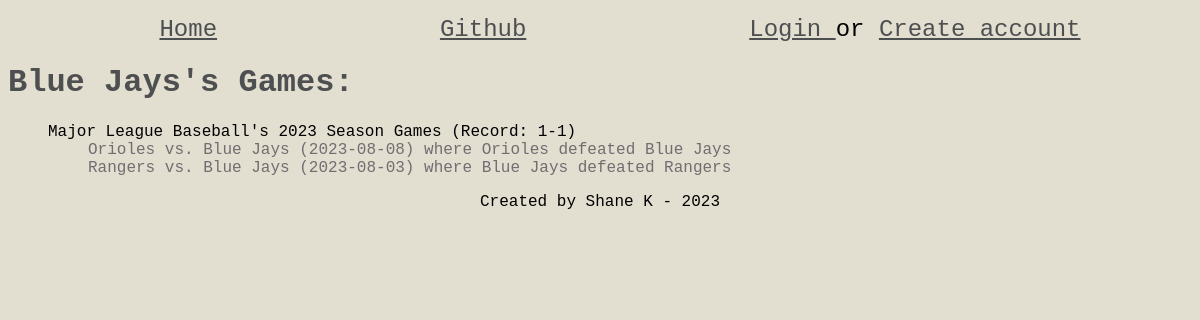
Screenshot of /rpiapp/leagues/1/teams/16/ with the database file from the repository.
### rpiapp/models.py (models this page shows)
class Team(models.Model):
    created_by = models.ForeignKey(User, on_delete=models.SET_NULL, related_name="user_teams", null=True)
    league = models.ForeignKey(League, on_delete=models.CASCADE, related_name="teams", null=True)
    name = models.CharField(max_length=100)
    def __str__(self):
        return self.name

class Season(models.Model):
    created_by = models.ForeignKey(User, on_delete=models.SET_NULL, related_name="user_seasons", null=True)
    league = models.ForeignKey(League, on_delete=models.CASCADE, related_name="seasons", null=True)
    year = models.IntegerField(default=2023)
    def __str__(self):
        return (f"{self.league}'s {self.year} Season")

class League(models.Model):
    created_by = models.ForeignKey(User, on_delete=models.SET_NULL, related_name="user_leagues", null=True)
    name = models.CharField(max_length=100)
    def __str__(self):
        return self.name

class Game(models.Model):
    created_by = models.ForeignKey(User, on_delete=models.SET_NULL, related_name="user_games", null=True)
    date      = models.DateField('Date of game')
    home_team = models.ForeignKey(Team, on_delete=models.CASCADE, related_name="home_games", null=True)
    away_team = models.ForeignKey(Team, on_delete=models.CASCADE, related_name="away_games", null=True)
    winner    = models.ForeignKey(Team, on_delete=models.CASCADE, related_name="won_games", null=True)
    loser     = models.ForeignKey(Team, on_delete=models.CASCADE, related_name="lost_games", null=True)
    season    = models.ForeignKey(Season, on_delete=models.CASCADE, related_name="season_games", null=True)
    league    = models.ForeignKey(League, on_delete=models.CASCADE, related_name="league_games", null=True)
    def __str__(self):
        return (f"{self.home_team} vs. {self.away_team} ({self.date}) where {self.winner} defeated {self.loser}")

### rpiapp/views.py (the view)
# urls.py: path("leagues/<int:league_id>/teams/<int:team_id>/", views.team_details, name="team_details"),
def team_details(request, league_id, team_id):
    team = get_object_or_404(Team, id=team_id)
    team_games = team.home_games.all() | team.away_games.all()
    team_games = team_games.order_by("-season__year")
    team_games_by_season = {}
    for game in team_games:
        if game.season not in team_games_by_season:
            team_games_by_season[game.season] = {"games":[],
                                                 "wins":0,
                                                 "losses":0}
        team_games_by_season[game.season]['games'].append(game)
        if game.winner == team:
            team_games_by_season[game.season]['wins'] += 1
        if game.loser == team:
            team_games_by_season[game.season]['losses'] += 1
    context = {
        "team" : team,
        "team_games_by_season" : team_games_by_season,
    }
    return render(request, "rpiapp/team_details.html", context)

### rpiapp/templates/rpiapp/team_details.html (shortened to what this page needs)
{% extends 'rpiapp/base.html' %}
{% block content %}
<body>
    <h1>{{team.name}}'s Games: </h1>
    {% if team_games_by_season %}
        <ul>
            {% for season,record in team_games_by_season.items %}
            <li>{{season}} Games (Record: {{record.wins}}-{{record.losses}})</li>
            <ul>
                {% for game in record.games %}
                    <li><a href="{% url 'rpiapp:game_details' game.league.id game.season.id game.id %}" > {{game}} </a></li>
                {% endfor %}
            </ul>
            {% endfor %}
        </ul>
    {% else %}
        <p> No games played... </p>
    {% endif %}
</body>
{% endblock %}

### rpiapp/static/rpiapp/style.css (style rules this page uses)
* { font-family:'Courier New', Courier, monospace; }
body { background-color: #E2DED0; }
h1,h2,h3 { color: #4E4F50; }
a { color: #746C70; text-decoration: none; }
ul { list-style : none; }

### rows the page displays
Team: name "Blue Jays"
Season: league+year "Major League Baseball's 2023 Season", wins "1", losses "1"
Game: home_team+away_team+date "Orioles vs. Blue Jays (2023-08-08) where Orioles defeated Blue Jays"
Game: home_team+away_team+date "Rangers vs. Blue Jays (2023-08-03) where Blue Jays defeated Rangers"
